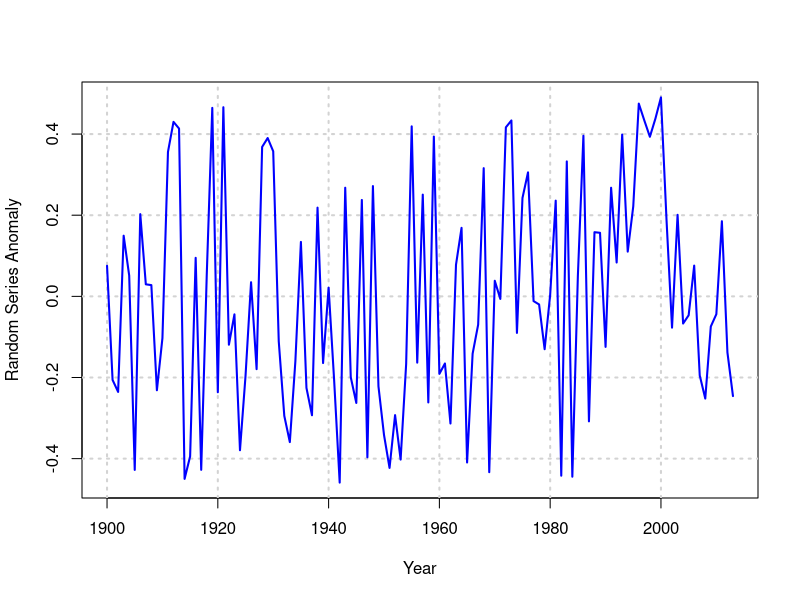

This chart was generated by the following R code:
# Title: HelloLCCVP_test.r
# Description: Initial Hello LCCVP Git Program
# Author: Patrick Jantz
# Date: 6.6.2013
# Abstract: Program prints a greeting from team members and plots anomalies from
# a random time series

#---------------------------------INTIALIZE-----------------------------------------------------------
print('Hello LCCVP Git world!')
print('If you can read this, please add another print line with your name and organization:')
#-----------------------------------------------------------------------------------------------------


# add some code below to introduce yourself.
#---------------------------------INTRO SECTION-------------------------------------------------------
user1 <- 'Patrick Jantz'
org1 <- 'Woods Hole Research Center'
print(paste('This is ',user1,' from ',org1,'.',' Checking in.',sep=""))

user2 <- 'Tony Chang'
org2 <- 'Montana State University'
print(paste('This is ',user2,' from ',org2,'.',' Checking in. All things go here.',sep=""))

user3 <- "John Gross"
org3 <- "NPS"
print(paste('This is ',user3,' from ',org3,'.',' Checking in.',sep=""))


#---------------------------------END INTRO SECTION---------------------------------------------------


#---------------------------------RANDOM TIME SERIES PLOTS--------------------------------------------

startyear = 1900
endyear = 2013
nyears = endyear - startyear + 1
x = seq(startyear, endyear)
y = runif(nyears)
# plt.figure(1)
# ax = plt.subplot(1,1,1)
plot(x,y - mean(y), type='n', main='', xlab='Year', ylab="Random Series Anomaly")
grid(lwd=2)
lines(x,y - mean(y), col='blue', lwd=2)

#---------------------------------END----------------------------------------------------------------
